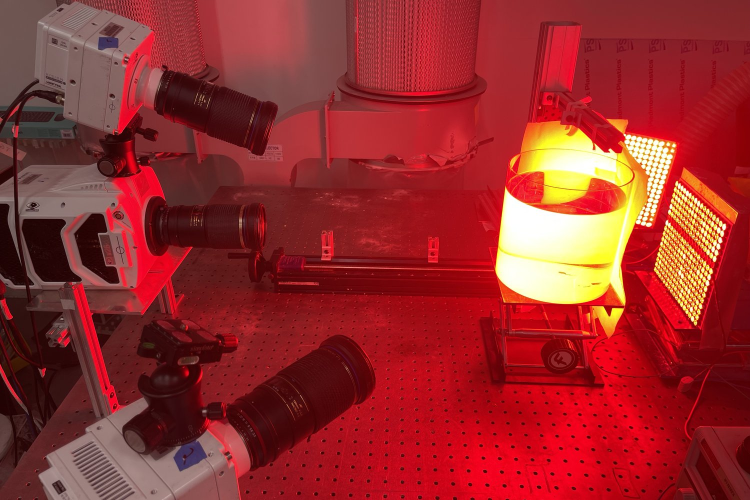
#> input picture assets/readme/setup_cylinder.jpg, 1500 x 1000 px (shown at 1/2 size)
$ python make_readme_figures.py --photo setup_cylinder.jpg
#> lines starting #> are read from the running program, lines starting #| are printed output that depends on the picture
"""README figures for this branch's calibrations through refractive windows, drawn from two real calibrations.

cylinder_calibration.png - run 2026-10-08: three cameras through a water-filled acrylic tube (camera model PINCYL).
    The setup; the calibrated rig to scale (the tube, each camera's lines of sight bent at the walls, the wand's
    ends); the swirling flow tracked through the wall with this calibration, coloured by speed; and the wand's length
    from the calibrated cameras, frame by frame.
plate_calibration.png - run 2026-07-27: four cameras through two perpendicular flat walls of a water tank (PINPLATE).
    The calibrated rig to scale, and the channel's corner seen from the water: the walls, each camera's field of view
    refracted into the water, and the wand's ends.

Data, all in this repository:
    cases/cyl_wand_paper/experiment/experiment_data_20261008.npz and experiment_numbers_20261008.json, written by
        experiment_numbers_20261008.py from the case cases/cyl_20261008 (calibration and tracking);
    cases/plate_20260727_T0/tests/rig_3d.json (rig_3d.py) and w4c_delivery.json (w4_delivery.py), for the chosen
        calibration calib_plate_wand_ref_centre;
    assets/readme/setup_cylinder.jpg, the authors' photograph, cropped and shrunk once by --photo.
The script prints every number README.md quotes.

    python assets/readme/make_readme_figures.py                  # the refract env (numpy, matplotlib, Pillow)
    python assets/readme/make_readme_figures.py --photo SRC.jpg  # first, from the original photograph
"""
import argparse
import json
import os

import numpy as np
import matplotlib

matplotlib.use("Agg")
import matplotlib.pyplot as plt                                      # noqa: E402
from matplotlib.cm import ScalarMappable                            # noqa: E402
from matplotlib.colors import LinearSegmentedColormap, Normalize    # noqa: E402
from mpl_toolkits.mplot3d.art3d import Line3DCollection, Poly3DCollection  # noqa: E402
from PIL import Image                                                # noqa: E402

HERE = os.path.dirname(os.path.abspath(__file__))
ROOT = os.path.dirname(os.path.dirname(HERE))
CYL_NPZ = os.path.join(ROOT, "cases", "cyl_wand_paper", "experiment", "experiment_data_20261008.npz")
CYL_JSON = os.path.join(ROOT, "cases", "cyl_wand_paper", "experiment", "experiment_numbers_20261008.json")
PLATE_RIG = os.path.join(ROOT, "cases", "plate_20260727_T0", "tests", "rig_3d.json")
PLATE_NUM = os.path.join(ROOT, "cases", "plate_20260727_T0", "tests", "w4c_delivery.json")
PHOTO = os.path.join(HERE, "setup_cylinder.jpg")
PHOTO_CROP = (0, 130, 4032, 2818)       # the paper's crop of the photograph (3:2)
PHOTO_WIDTH = 1500

BG = "#0d1117"                           # GitHub's dark page
INK = "#e6edf3"
MUTED = "#8b949e"
CAM = ["#58a6ff", "#ff8b4c", "#3fd68f", "#e3b341"]   # cameras 1-4
GLASS = "#9ecbff"
SPEED = LinearSegmentedColormap.from_list("speed", ["#4263eb", "#22b8cf", "#94d82d", "#fcc419", "#ff6b6b"])
DPI = 150

# the views (elevation, azimuth in degrees) and the boxes drawn (mm)
CYL_VIEW, CYL_BOX, CYL_TUBE_Z = (28, 18), ((-130, -130, -240), (900, 660, 440)), (-230.0, 430.0)
TRK_VIEW, TRK_BOX = (52, -40), ((-36, -32, -24), (30, 30, 22))
RIG_VIEW, RIG_BOX = (38, -48), ((-960, -1080, -300), (240, 160, 300))
CORNER_VIEW, CORNER_BOX = (28, 42), ((-20, -20, -95), (190, 135, 75))


# [51 lines left out: functions nested, axes3d, label, tube, camera, ring_order, not called in this run]


# ---------------------------------------------------------------------------------------------------------- cylinder
def cylinder(out):
    d = np.load(CYL_NPZ)
    num = nested(CYL_JSON)
    cal, trk = num["cal"], num["trk"]
    R1, R2 = (float(r) for r in d["rig_radii"])
    fig = plt.figure(figsize=(12.0, 8.6), dpi=DPI, facecolor=BG)

    # the photograph
    axp = fig.add_axes([0.015, 0.515, 0.47, 0.47 * 12.0 / 8.6 / 1.5])
    axp.imshow(Image.open(PHOTO))
    axp.set_axis_off()
    axp.text(0.025, 0.955, "Real setup", transform=axp.transAxes, color="white", fontsize=13, fontweight="bold",
             va="top")
    axp.text(0.025, 0.885, "three high-speed cameras, a water-filled acrylic tube", transform=axp.transAxes,
             color="#f2f2f2", fontsize=9.5, va="top")

    # the calibrated rig, to scale
    ax = axes3d(fig, [0.49, 0.45, 0.51, 0.49], CYL_VIEW, CYL_BOX, zoom=1.25)
    tube(ax, R1, *CYL_TUBE_Z, 0.10, 1)
    ends = d["t0_ends"].reshape(-1, 3).astype(float)
    pick = np.random.default_rng(0).choice(len(ends), size=4000, replace=False)
    ax.scatter(*ends[pick].T, s=0.4, c=INK, alpha=0.5, depthshade=False, lw=0, zorder=4)
    for i, c in enumerate((1, 2, 3)):
        rays = np.asarray(d[f"rig_rays{c}"], float)            # (7 rays, [pinhole, outer, inner, far wall], xyz)
        C = np.asarray(d["cam_xyz"][i], float)
        corners = rays[3:7]
        for r in corners:
            ax.plot(*r[:2].T, color=CAM[i], lw=0.8, alpha=0.8, zorder=5)    # in the air
            ax.plot(*r[1:].T, color=CAM[i], lw=1.1, alpha=1.0, zorder=6)    # the wall and the water
        o = ring_order(C, corners[:, 1], np.asarray(d[f"cam_axes{c}"], float))
        faces = [[corners[o[k], 2], corners[o[k], 3], corners[o[(k + 1) % 4], 3], corners[o[(k + 1) % 4], 2]]
                 for k in range(4)]
        ax.add_collection3d(Poly3DCollection(faces, facecolor=CAM[i], edgecolor="none", alpha=0.12, zorder=3))
        dirs = [(r[1] - r[0]) / np.linalg.norm(r[1] - r[0]) for r in corners[o]]
        camera(ax, C, dirs, 130.0, CAM[i], f"cam {c}", 85.0)
    label(fig, 0.515, 0.985, "Calibrated rig, to scale",
          "each camera's lines of sight bend at the tube's walls; dots: the wand's ends")

    # the tracks
    ax = axes3d(fig, [0.0, 0.0, 0.58, 0.47], TRK_VIEW, TRK_BOX, zoom=1.2)
    ids, fr = d["trk_id"], d["trk_frame"]
    xyz = d["trk_xyz"].astype(float)
    sp = np.linalg.norm(d["trk_v"].astype(float), axis=1)
    order = np.lexsort((fr, ids))
    ids, fr, xyz, sp = ids[order], fr[order], xyz[order], sp[order]
    same = (ids[1:] == ids[:-1]) & (fr[1:] - fr[:-1] == 1)
    segs = np.stack([xyz[:-1][same], xyz[1:][same]], axis=1)
    norm = Normalize(vmin=float(np.percentile(sp, 2)), vmax=float(np.percentile(sp, 98)))
    ax.add_collection3d(Line3DCollection(segs, colors=SPEED(norm(0.5 * (sp[:-1][same] + sp[1:][same]))),
                                         linewidths=0.75, alpha=0.95, zorder=5))
    n_tracks = len(np.unique(ids))
    label(fig, 0.025, 0.465, "Particles tracked through the wall",
          f"{n_tracks} tracks of a swirling flow, {trk['frames_processed']} frames at "
          f"{num['rig']['t1_frames_fps_exposure_us'][1]} fps")
    cax = fig.add_axes([0.55, 0.07, 0.011, 0.25])
    cb = fig.colorbar(ScalarMappable(norm=norm, cmap=SPEED), cax=cax)
    cb.set_label("speed (mm/s)", color=INK, fontsize=9)
    cb.ax.tick_params(colors=INK, labelsize=8)
    cb.outline.set_edgecolor(MUTED)

    # the wand's length
    ax = fig.add_axes([0.665, 0.085, 0.31, 0.28])
    ax.set_facecolor(BG)
    L = d["t0_len_um"].astype(float)
    rms = cal["free_wand_length_rms_um"]
    ax.hist(L, bins=np.linspace(-250, 250, 81), color=CAM[0], alpha=0.95)
    ax.axvline(0, color=MUTED, lw=0.8)
    for s in (-rms, rms):
        ax.axvline(s, color=CAM[1], lw=1.0, ls="--")
    ax.text(rms + 8, ax.get_ylim()[1] * 0.92, "±RMS", color=CAM[1], fontsize=8.5, va="top")
    ax.set_xlabel("error of the 10 mm wand's length (µm)", color=INK, fontsize=9)
    ax.set_ylabel("frames", color=INK, fontsize=9)
    ax.tick_params(colors=INK, labelsize=8)
    for s in ax.spines.values():
        s.set_color(MUTED)
    label(fig, 0.64, 0.465, "Calibration accuracy",
          f"wand length RMS {rms:.0f} µm ({cal['free_wand_length_rms_pct']:.2f} %), {len(L)} frames")
    fig.text(0.64, 0.397, f"reprojection RMS {cal['rms_px']:.2f} px over {cal['frames']} calibration frames",
             color=MUTED, fontsize=9.5, va="top")
    fig.savefig(out, dpi=DPI, facecolor=BG)
    plt.close(fig)

    print("cylinder (run 2026-10-08):")
    print("  model %s, %d cameras, %d calibration frames" % (cal["model"], len(cal["rms_px_per_camera"]),
                                                             cal["frames"]))
    print("  reprojection RMS %.2f px (per camera %s)" % (cal["rms_px"],
                                                         ", ".join("%.2f" % v for v in cal["rms_px_per_camera"])))
    print("  free wand length: RMS %.1f um = %.2f %% of 10 mm, %d frames" % (rms, cal["free_wand_length_rms_pct"],
                                                                         len(L)))
    print("  tube OD %.1f mm, wall %.3f mm" % (num["rig"]["tube_od_mm"], num["rig"]["tube_wall_mm"]))
    print("  tracks drawn %d (%d positions), %d frames at %s fps; median speed %.0f mm/s"
          % (n_tracks, len(xyz), trk["frames_processed"], num["rig"]["t1_frames_fps_exposure_us"][1],
             float(np.median(sp))))
    print("  ->", out)


# ------------------------------------------------------------------------------------------------------------ plate
# [91 lines left out: function plate, not called in this run]


def make_photo(src):
#> called with src = 'setup_cylinder.jpg'
    im = Image.open(src).crop(PHOTO_CROP)
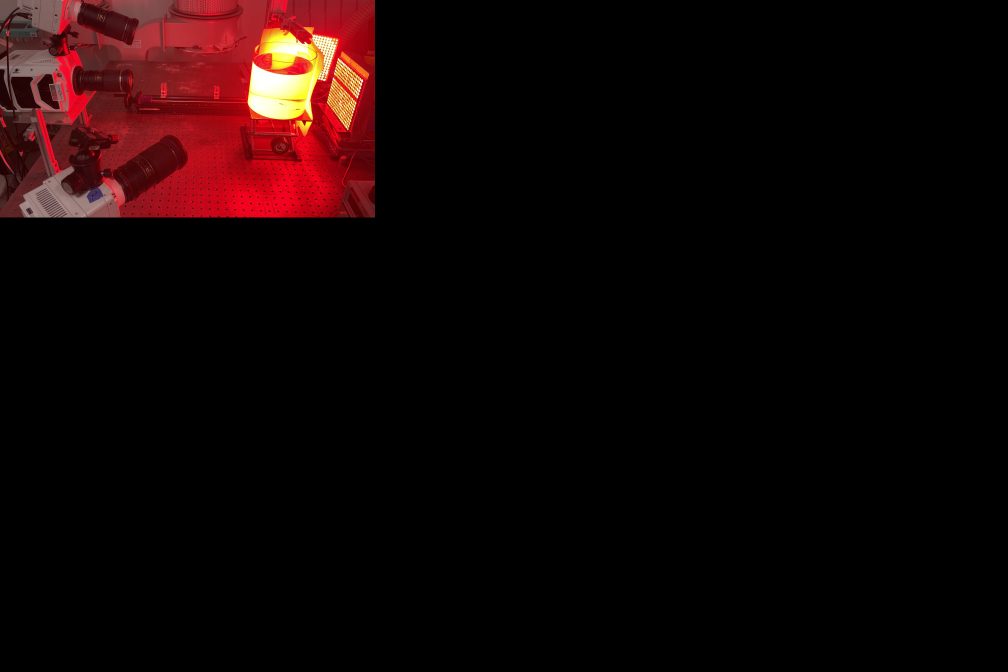
#> im: PIL image 4032x2688 RGB (shown at 1/4 size); mean R, G, B 18, 5.2, 5
    im = im.resize((PHOTO_WIDTH, round(PHOTO_WIDTH * im.height / im.width)), Image.LANCZOS)
#> im: PIL image 1500x1000 RGB
    im.save(PHOTO, quality=85, optimize=True)
    print("photo ->", PHOTO, im.size)
#| photo -> assets/readme/setup_cylinder.jpg (1500, 1000)


if __name__ == "__main__":
    ap = argparse.ArgumentParser(description=__doc__.splitlines()[0])
    ap.add_argument("--photo", help="the original photograph, to crop and shrink into setup_cylinder.jpg first")
    a = ap.parse_args()
    if a.photo:
        make_photo(a.photo)
    for fn, name in ((cylinder, "cylinder_calibration.png"), (plate, "plate_calibration.png")):
        path = os.path.join(HERE, name)
#> (the run stopped early here; a loop or call above may not have finished)
